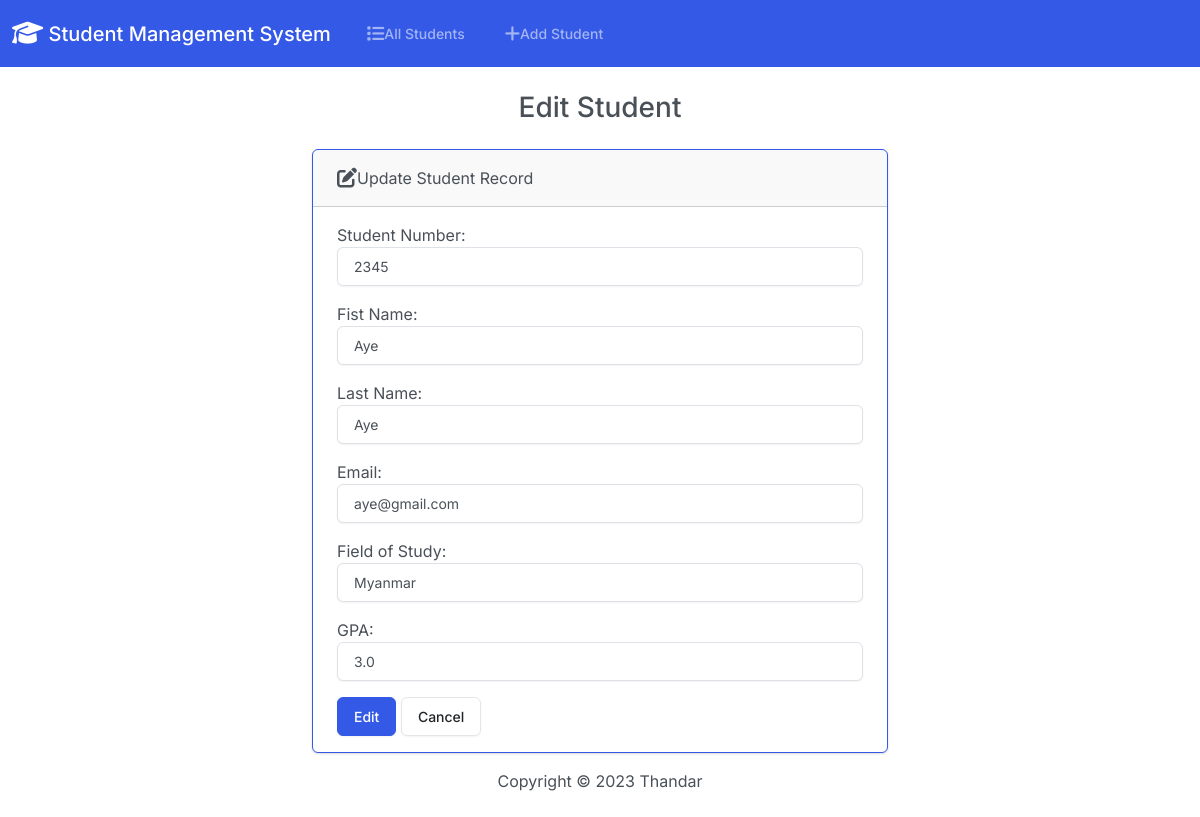
Page /edit/2/ on the committed database.
### app/models.py (models this page shows, shortened)
class student(models.Model):
    student_number = models.PositiveIntegerField()
    first_name = models.CharField(max_length=50)
    last_name = models.CharField(max_length=50)
    email = models.EmailField(max_length=100)
    field_of_study = models.CharField(max_length=50)
    gpa = models.FloatField()

### app/views.py (the view)
# urls.py: path('edit/<int:id>/', views.edit, name='edit'),
def edit(request, id):
  if request.method == 'POST':
    students = student.objects.get(pk=id)
    form = StudentForm(request.POST, instance=students)
    if form.is_valid():
      form.save()
      return render(request, 'students/edit.html', {
        'form': form,
        'success': True
      })
  else:
    students = student.objects.get(pk=id)
    form = StudentForm(instance=students)
  return render(request, 'students/edit.html', {
    'form': form
  })

### app/forms.py
class StudentForm(forms.ModelForm):
    class Meta:
        model = student
        fields = ['student_number', 'first_name', 'last_name', 'email', 'field_of_study', 'gpa']
        labels = {
            'student_number': 'Student Number',
            'first_name': 'Fist Name',
            'last_name': 'Last Name',
            'field_of_study': 'Field of Study',
            'gpa': 'GPA'
        }
        widgets = {
            'student_number': forms.NumberInput(attrs={'class': 'form-control'}),
            'first_name': forms.TextInput(attrs={'class': 'form-control'}),
            'last_name': forms.TextInput(attrs={'class': 'form-control'}),
            'email': forms.EmailInput(attrs={'class': 'form-control'}),
            'field_of_study': forms.TextInput(attrs={'class': 'form-control'}),
            'gpa': forms.NumberInput(attrs={'class': 'form-control'}),
            }

### app/templates/students/edit.html (shortened to what this page needs)
{% extends 'students/base.html' %}
{% block body %}
<h3 class="text-center m-4">Edit Student</h3>
{% if success %}
    <div class="alert alert-success" role="alert">
        The student updated successfully.
        <a href="{% url 'index' %}" class="alert-link">Go to home page</a>
    </div>
{% else %}
    <div class="row justify-content-center">
        <div class="col-6">
            <div class="card border-primary mb-3">
                <div class="card-header">
                    <i class="fa-solid fa-pen-to-square fa-lg"></i>Update Student Record
                </div>
                <div class="card-body">
                    <form action="" method="POST">
                        {{form.as_p}}
                        <button type="submit" class="btn btn-primary">Edit</button>
                        <a href="{% url 'index' %}" class="btn btn-secondary">Cancel</a>
                    </form>
                </div>
              </div>
        </div>
    </div>
{% endif %}
{% endblock %}

### rows in the picture
student: student_number "2345", first_name "Aye", last_name "Aye", email "aye@gmail.com", field_of_study "Myanmar", gpa "3.0"
